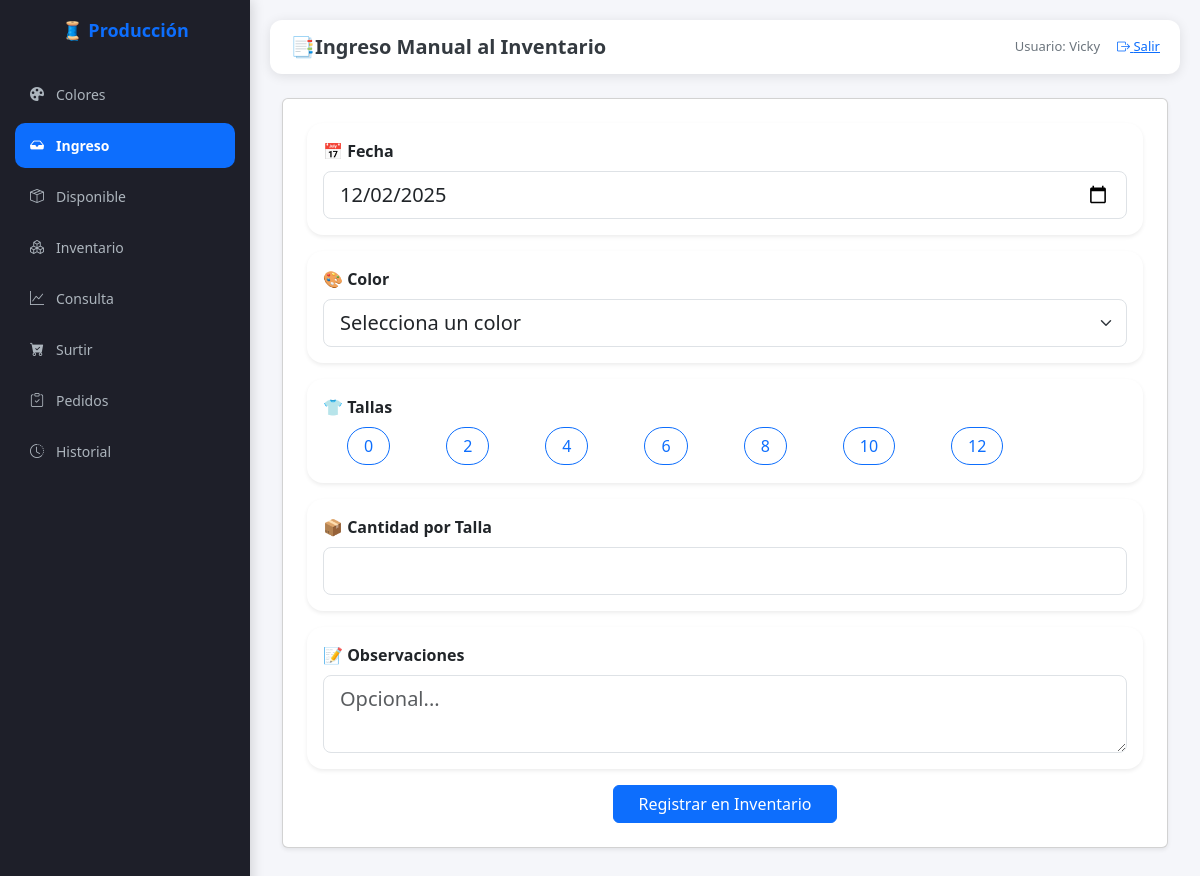
The app's page /ingreso_manual (signed in) with its own data.
### modelos.py (models this page shows, shortened)
class Talla(db.Model):
    __tablename__ = "talla"
    id = db.Column(db.Integer, primary_key=True)
    nombre = db.Column(db.String(10), unique=True, nullable=False)
    costo = db.Column(db.Float, nullable=False, default=0.0)
    producciones = db.relationship("Produccion", back_populates="talla")

### app.py (the view, shortened to what this page needs)
@app.route("/ingreso_manual", methods=["GET", "POST"])
@login_requerido
def ingreso_manual():
    colores = Color.query.all()
    tallas = Talla.query.all()
    fecha_hoy = datetime.now(ZoneInfo("America/Tijuana")).strftime("%Y-%m-%d")
    usuario_actual = session.get("usuario", "Sistema")
    return render_template("ingreso_manual.html", colores=colores, tallas=tallas, fecha_hoy=fecha_hoy)

### app.py (called while the page is built)
def login_requerido(f):
    @wraps(f)
    def decorador(*args, **kwargs):
        if "usuario" not in session:
            flash("⚠️ Debes iniciar sesión para acceder a esta sección.", "warning")
            return redirect(url_for("login"))
        return f(*args, **kwargs)
    return decorador

### templates/ingreso_manual.html (shortened to what this page needs)
{% extends "base.html" %}
{% block header %}📑Ingreso Manual al Inventario{% endblock %}
{% block content %}
<div class="container mt-4">
    <div class="card shadow-sm p-4">
        <form method="POST">
            <div class="card shadow-sm mb-3 p-3 border-0 rounded-4">
                <label for="fecha" class="form-label fs-6 fw-bold">📅 Fecha</label>
                <input type="date" class="form-control form-control-lg" id="fecha" name="fecha" value="{{ fecha_hoy }}" required>
            </div>
            <div class="card shadow-sm mb-3 p-3 border-0 rounded-4">
                <label for="color" class="form-label fs-6 fw-bold">🎨 Color</label>
                <select class="form-select form-select-lg" id="color" name="color" required>
                    <option value="">Selecciona un color</option>
                </select>
            </div>
            <div class="card shadow-sm mb-3 p-3 border-0 rounded-4">
                <label class="form-label fs-6 fw-bold">👕 Tallas</label>
                <div class="d-flex flex-wrap gap-3">
                    {% for t in tallas %}
                        <div class="form-check form-check-inline">
                            <label class="btn btn-outline-primary rounded-pill px-3" for="talla{{ t.id }}">
                                {{ t.nombre }}
                            </label>
                        </div>
                    {% endfor %}
                </div>
            </div>
            <div class="card shadow-sm mb-3 p-3 border-0 rounded-4">
                <label for="cantidad" class="form-label fs-6 fw-bold">📦 Cantidad por Talla</label>
                <input type="number" class="form-control form-control-lg" id="cantidad" name="cantidad" min="1" required>
            </div>
            <div class="card shadow-sm mb-3 p-3 border-0 rounded-4">
                <label for="observaciones" class="form-label fs-6 fw-bold">📝 Observaciones</label>
                <textarea class="form-control form-control-lg" id="observaciones" name="observaciones" rows="2" placeholder="Opcional..."></textarea>
            </div>
            <div class="text-center mt-3">
                <button type="submit" class="btn btn-primary px-4">Registrar en Inventario</button>
            </div>
        </form>
    </div>
</div>
{% endblock %}

### templates/base.html (style rules this page uses)
* { margin: 0; padding: 0; box-sizing: border-box; }
html, body { height: 100%; width: 100%; }
body { font-family: 'Segoe UI', Tahoma, Geneva, Verdana, sans-serif; background: #f5f6fa; display: flex; flex-direction: column; padding-bottom: 80px; }

### records on screen
Talla: nombre "0"
Talla: nombre "2"
Talla: nombre "4"
Talla: nombre "6"
Talla: nombre "8"
Talla: nombre "10"
Talla: nombre "12"

### other values on screen
{{ session.get('usuario', 'Invitado') }} "Vicky"
